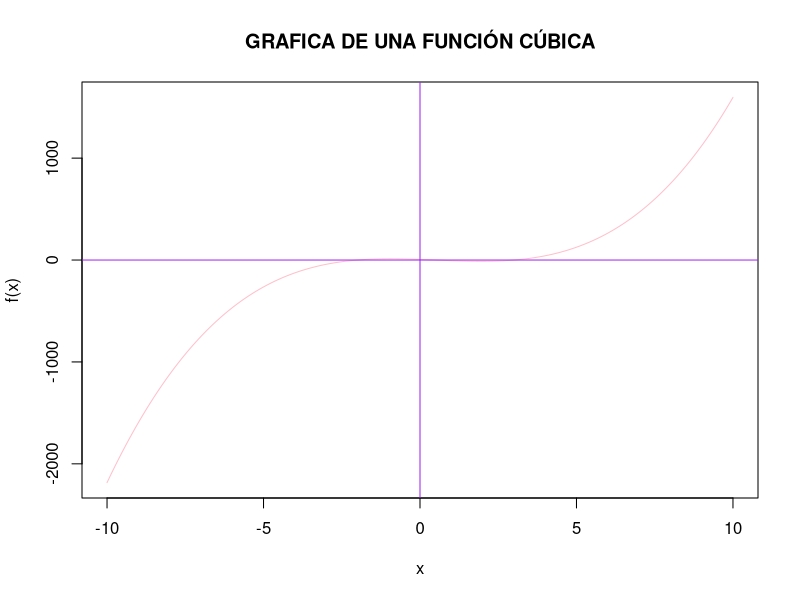

R code for this plot: (Note: this script raises an error after producing the figure.)
## ---- chunk 1
knitr::opts_chunk$set(echo = TRUE)
## ---- chunk 2
N <- 0.01
a <- -10
b <- 10
x <- seq(a,b,N)

head(x,10)
## ---- chunk 3
A <- 2
B <- -3
C <- -11
D <- 6
 f_x <-  A*x^3+B*x^2+C*x+D
 head(f_x,10)
## ---- chunk 4
plot(x,f_x, col="pink",
     type="l",
     main="GRAFICA DE UNA FUNCIÓN CÚBICA",
     xlab="x",
     ylab="f(x)")
abline (v= 0,type="-", col="purple")
abline (h= 0,type="-", col="purple")
## ---- chunk 5
f_secante <- function(x0,x1){ 
  A <- 2 ; B<- -3 ; C <- -11 ; D <- -6;
  fx0 <- A*x0^{3}+B*x0^{2}+C*x0+D
  fx1 <- A*x1^{3}+B*x1^{2}+C*x1+D
   x2 <- x1-(fx1*(x1-x0)/(fx1-fxo)) 
 list(next_x = x2,fx0=fx0,fx1=fx1)
}
## ---- chunk 6
x0 <- 2.5;
x1 <- 3.5;
r <- f_secante(x0,x1)
x2 <- r$next_x2;(x2)
mi_error <- abs(x2-x1); (mi_error)
## ---- chunk 7
x0 <- x1;
x1 <- x2;
r <- f_secante(x0,x1)
x3 <- r$x3; (x3)
mi_error <- abs(x2-x1); (mi_error)
## ---- chunk 8
x0 <- x2;
x1 <- x3;
r <- f_secante(x0,x1)
x4 <- r$next_x; 
print(x4)
fx4<- A*x4^{3}+B*x4^{2}+C*x4+D;
print(fx4)
mi_error <- abs(x3-x2);
print(mi_error)

## ---- chunk 9
x0 <- x3;
x1 <- x4;
r <- f_secante(x0,x1)
x5 <- r$next_x; 
print(x5) 
fx5<- A*x5^{3}+B*x5^{2}+C*x5+D;
print(fx5)
mi_error <- abs(x4-x3);
print (mi_error)
## ---- chunk 10
x0 <- x4;
x1 <- x5;
r <- f_secante(x0,x1)
x6 <- r$next_x; 
print(x6) 
fx6<- A*x6^{3}+B*x6^{2}+C*x6+D;
print(x6)
mi_error <- abs(x3-x2);
print (mi_error)
## ---- chunk 11
mi_pol <-function(x0,x1)
  A <- 2 ; B<- -3 ; C <- -11 ; D <- -6;
fx0 <-  A*x0^{3}+B*x0^{2}+C*x0+D

## ---- chunk 12
x0 <- 2.5; x1 <- 3.5
fx

## ---- chunk 13
r <- f_secante2(x0,x1)
x2 <- r$next_x;
print(x2)
fx2 <- mi_pol(x2)
paste0("el valor de la funcion en el nuevo punto")

## ---- chunk 14

## ---- chunk 15

